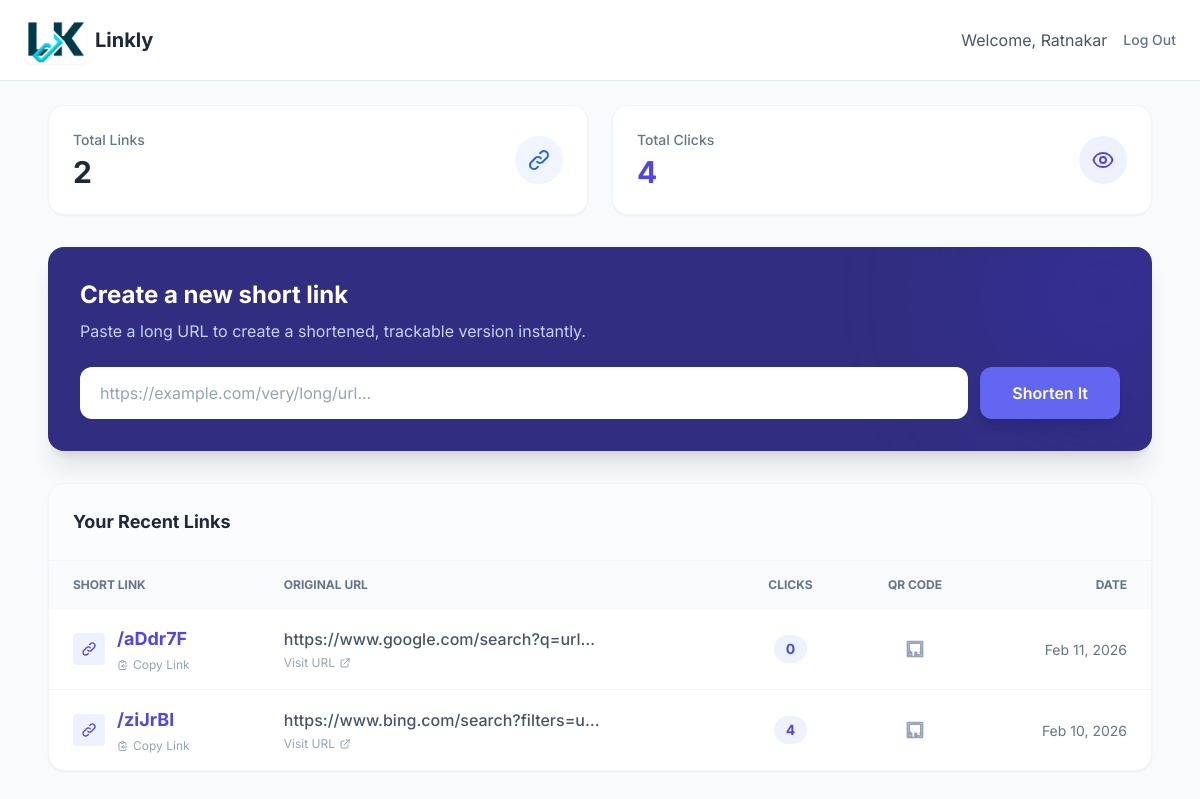
Page /dashboard/ (signed in) on the earlier database version.
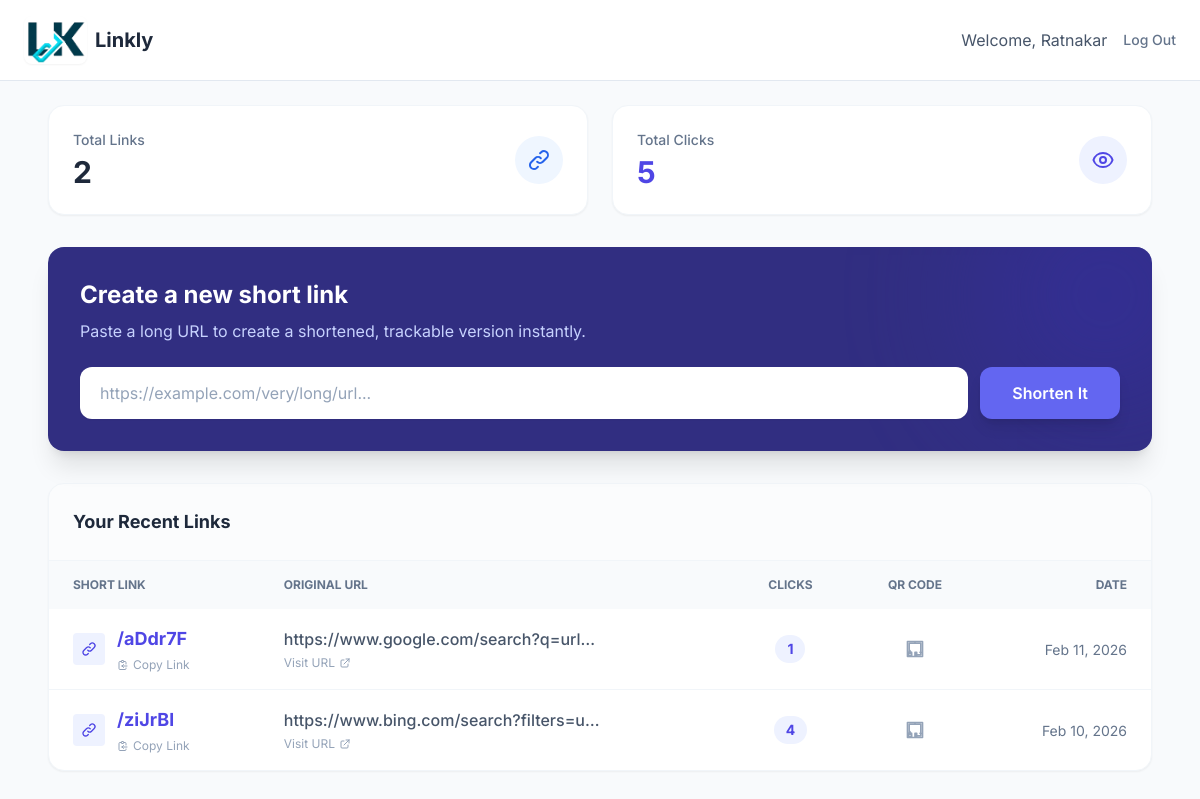
Same page on the later database version.
### shortener/models.py (models this page shows, shortened)
class ShortUrl(models.Model):
    full_url = models.URLField()
    short_url = models.CharField(max_length=10, unique=True, blank=True)
    click_count = models.PositiveIntegerField(default=0)
    user = models.ForeignKey(User, on_delete=models.CASCADE, null=True, blank=True)
    created_at = models.DateTimeField(auto_now_add=True)

### shortener/views.py (the view, shortened to what this page needs)
# urls.py: path('dashboard/',dashboard,name='dashboard'),
@login_required(login_url='login')
def dashboard(request):
    user_links = ShortUrl.objects.filter(user=request.user).order_by('-created_at')
    total_clicks = sum(link.click_count for link in user_links)
    context = {
        'urls': user_links,
        'total_clicks': total_clicks,
        'total_links': user_links.count()
    }
    return render(request, 'shortener/dashboard.html', context)

### shortener/templates/shortener/dashboard.html (shortened to what the changed rows need)
{% load static %}
<!DOCTYPE html>
<html lang="en">
<head>
    <script src="https://cdn.tailwindcss.com"></script>
</head>
<body class="bg-slate-50 min-h-screen">
    <div class="max-w-6xl mx-auto p-6">
        <div class="grid grid-cols-1 md:grid-cols-2 gap-6 mb-8">
            <div class="bg-white p-6 rounded-2xl shadow-sm border border-slate-100 flex items-center justify-between">
                <div>
                    <p class="text-slate-500 text-sm font-medium">Total Clicks</p>
                    <p class="text-3xl font-bold text-indigo-600 mt-1">{{ total_clicks }}</p>
                </div>
            </div>
        </div>
        <div class="bg-indigo-900 rounded-2xl shadow-xl p-8 mb-8 text-center md:text-left relative overflow-hidden">
            <div class="relative z-10">
                <h2 class="text-2xl font-bold text-white mb-2">Create a new short link</h2>
            </div>
        </div>
        <div class="bg-white rounded-2xl shadow-sm border border-slate-100 overflow-hidden">
            <div class="p-6 border-b border-slate-100 flex justify-between items-center bg-slate-50/50">
                <h2 class="text-lg font-bold text-slate-800">Your Recent Links</h2>
            </div>
            <div class="overflow-x-auto">
                <table class="w-full text-left">
                    <thead class="bg-slate-50 text-slate-500 text-xs uppercase font-semibold">
                        <tr>
                            <th class="px-6 py-4">Short Link</th>
                            <th class="px-6 py-4">Original URL</th>
                            <th class="px-6 py-4 text-center">Clicks</th>
                            <th class="px-6 py-4 text-center">QR Code</th>
                            <th class="px-6 py-4 text-right">Date</th>
                        </tr>
                    </thead>
                    <tbody class="divide-y divide-slate-100">
                        {% for url in urls %}
                        <tr class="hover:bg-slate-50 transition-colors group">
                            <td class="px-6 py-4">
                                <div class="flex items-center gap-3">
                                    <div class="bg-indigo-50 p-2 rounded text-indigo-600">
                                        <svg class="w-4 h-4" fill="none" stroke="currentColor" viewBox="0 0 24 24">
                                            <path stroke-linecap="round" stroke-linejoin="round" stroke-width="2"
                                                d="M13.828 10.172a4 4 0 00-5.656 0l-4 4a4 4 0 105.656 5.656l1.102-1.101m-.758-4.899a4 4 0 005.656 0l4-4a4 4 0 00-5.656-5.656l-1.1 1.1">
                                            </path>
                                        </svg>
                                    </div>
                                    <div class="flex flex-col">
                                        <a href="/{{ url.short_url }}" target="_blank"
                                            class="text-indigo-600 font-bold hover:underline text-lg">
                                            /{{ url.short_url }}
                                        </a>
                                        <button onclick="copyLink('{{ request.get_host }}/{{ url.short_url }}')"
                                            class="text-xs text-slate-400 hover:text-indigo-600 flex items-center gap-1 mt-1 transition-colors">
                                            <svg class="w-3 h-3" fill="none" stroke="currentColor" viewBox="0 0 24 24">
                                                <path stroke-linecap="round" stroke-linejoin="round" stroke-width="2"
                                                    d="M8 5H6a2 2 0 00-2 2v12a2 2 0 002 2h10a2 2 0 002-2v-1M8 5a2 2 0 002 2h2a2 2 0 002-2M8 5a2 2 0 012-2h2a2 2 0 012 2m0 0h2a2 2 0 012 2v3m2 4H10m0 0l3-3m-3 3l3 3">
                                                </path>
                                            </svg>
                                            Copy Link
                                        </button>
                                    </div>
                                </div>
                            </td>
                            <td class="px-6 py-4">
                                <div class="max-w-xs">
                                    <p class="text-slate-600 truncate font-medium">{{ url.full_url }}</p>
                                    <a href="{{ url.full_url }}" target="_blank"
                                        class="text-xs text-slate-400 hover:text-slate-600 flex items-center gap-1 mt-1">
                                        Visit URL <svg class="w-3 h-3" fill="none" stroke="currentColor"
                                            viewBox="0 0 24 24">
                                            <path stroke-linecap="round" stroke-linejoin="round" stroke-width="2"
                                                d="M10 6H6a2 2 0 00-2 2v10a2 2 0 002 2h10a2 2 0 002-2v-4M14 4h6m0 0v6m0-6L10 14">
                                            </path>
                                        </svg>
                                    </a>
                                </div>
                            </td>
                            <td class="px-6 py-4 text-center">
                                <span
                                    class="inline-flex items-center px-3 py-1 rounded-full text-sm font-bold bg-indigo-50 text-indigo-600">
                                    {{ url.click_count }}
                                </span>
                            </td>
                            <td class="px-6 py-4 text-center">
                                <button onclick="openQrModal('{{ url.short_url }}')"
                                    class="p-2 text-slate-400 hover:text-indigo-600 hover:bg-indigo-50 rounded-lg transition-all"
                                    title="Show QR Code">
                                </button>
                            </td>
                            <td class="px-6 py-4 text-right">
                                <span class="text-sm text-slate-500">{{ url.created_at|date:"M d, Y" }}</span>
                            </td>
                        </tr>
                        {% endfor %}
                    </tbody>
                </table>
            </div>
        </div>
    </div>
</body>
</html>

Differences in the rows shown:
changed ShortUrl "aDdr7F": click_count "0" → "1"
Other differences:
{{ total_clicks }}: "4" → "5"
